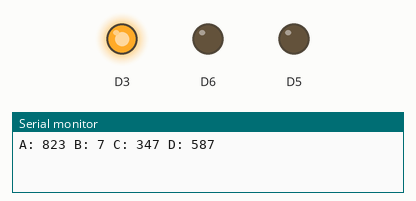
Recording of a sketch running on a simulated ESP8266 (NodeMCU). On the bench: output pins drawn as LEDs (lit = HIGH), the last lines printed to the serial monitor. Random numbers use the default seed unless the sketch sets one.

Above: at 0.1 s.
At 41.85 s:
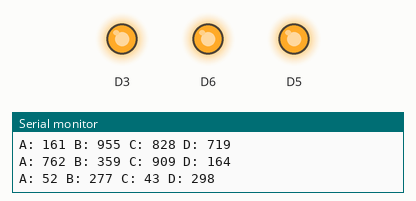
At 64.0 s:
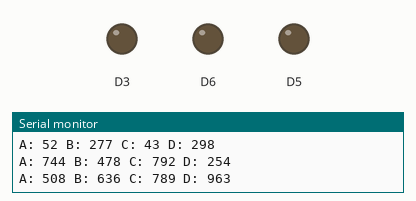
At 124.1 s:
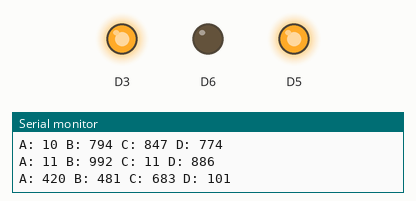
Timing chart, 0 to 125.6 s (numbered marks = the images above):
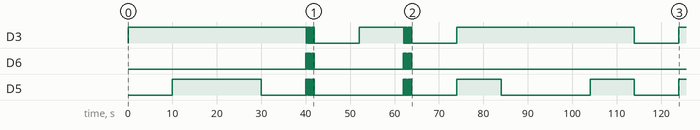

The sketch:

gemaakt2.ino
```cpp
void setup() {
    Serial.begin(115200);
    pinMode(D3, OUTPUT);
    pinMode(D5, OUTPUT);
    pinMode(D6, OUTPUT);
}

void loop() {
    int A = random(999);
    int B = random(999);
    int C = random(999);
    int D = random(999);

    Serial.print("A: "); Serial.print(A);
    Serial.print(" B: "); Serial.print(B);
    Serial.print(" C: "); Serial.print(C);
    Serial.print(" D: "); Serial.println(D);

    if (A > B || A < C) {
        digitalWrite(D3, HIGH);
    } else {
        digitalWrite(D3, LOW);
    }

    if (C > A && A < B) {
        digitalWrite(D5, HIGH);
    } else {
        digitalWrite(D5, LOW);
    }

    if (B > C && B > A && C < A) {
        digitalWrite(D6, HIGH);
    } else {
        digitalWrite(D6, LOW);
    }

    if (D > A && D > B && D > C) {
        for (int i = 0; i < 10; i++) {
            digitalWrite(D3, HIGH);
            digitalWrite(D5, HIGH);
            digitalWrite(D6, HIGH);
            delay(100);
            digitalWrite(D3, LOW);
            digitalWrite(D5, LOW);
            digitalWrite(D6, LOW);
            delay(100);
        }
    }

    delay(10000); // Wacht 10 seconden
}
```

Measured:
- by itself, D3: LOW → HIGH at 0.00 s, → LOW 40.1 s later, → HIGH 0.10 s later, → LOW 0.10 s later, … (43 changes in this stretch)
- by itself, D6: goes 9 × (HIGH 0.10 s, LOW 0.10 s), HIGH 0.10 s, LOW 20.1 s, 9 × (HIGH 0.10 s, LOW 0.10 s), HIGH 0.10 s, then LOW
- by itself, D5: LOW → HIGH at 10.0 s, → LOW 20.0 s later, → HIGH 10.0 s later, → LOW 0.10 s later, … (47 changes in this stretch)
